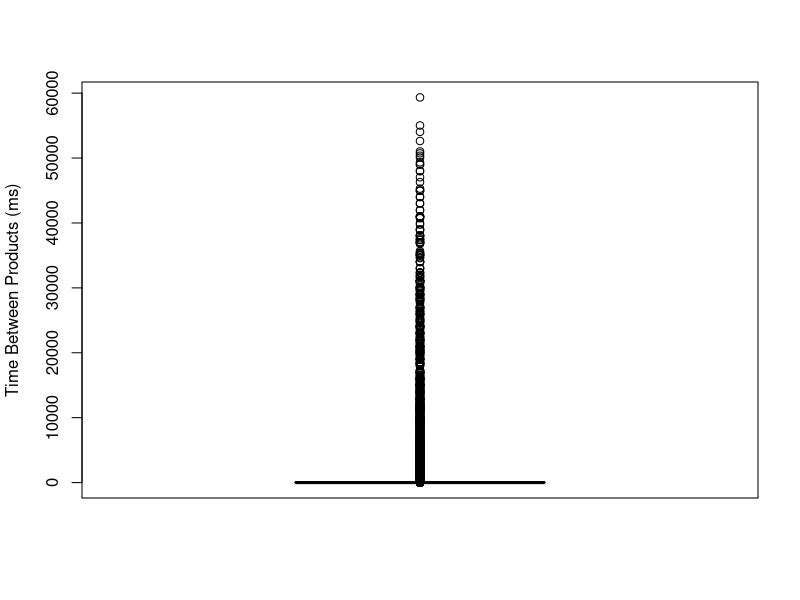

The R script that drew this image:
rm(list=ls())

intertime <- read.csv(file="7hr_NGRID.txt.analysis.csv",sep=",",head=TRUE)

boxplot(intertime$Time_Between_Products.ms., outline=TRUE, ylab="Time Between Products (ms)")
#ylim=c(0,9500)
